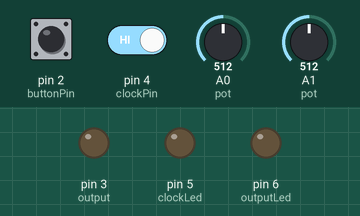
This sketch was run on a simulated Arduino Uno, built with avr-gcc and run on an emulated ATmega328P. On the bench: output pins drawn as LEDs (lit = HIGH). Dashed ring = blinking. The inputs (shaded band) are chosen by the test bench; at power-on: pin 2 (buttonPin) HIGH, A0 (pot) = 512, pin 4 (clockPin) HIGH, A1 (pot) = 512.

Above: at 1.2 s.
1.3 s: pin 2 (buttonPin) pulled LOW for 0.15 s
At 1.7 s:
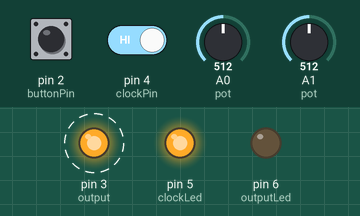
4.3 s: A0 (pot) set to 29
At 4.85 s:
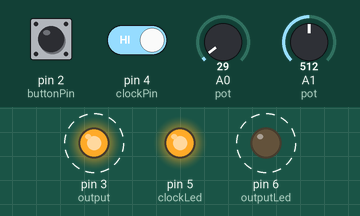
7.3 s: A0 (pot) set to 24
8.9 s: pin 4 (clockPin) driven LOW
At 9.05 s:
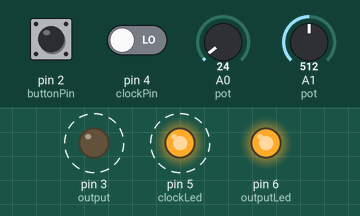
Timing chart, 0 to 12.9 s (numbered marks = the images above; inputs shaded):
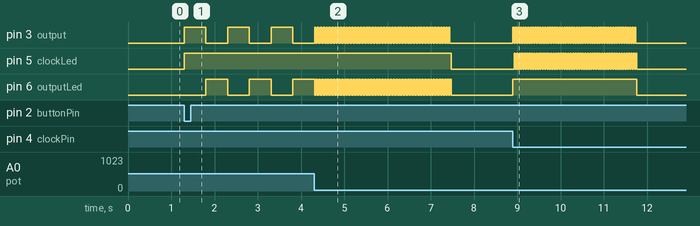

The sketch:

CENTIPEDES_FIRMWARE.ino.ino
```cpp
//CASEY HOLMES - HOLMES MODULAR - "CENTIPEDES" REV3 - 5/21/23

//constants
const int buttonPin = 2;                       //button pin
const int output = 3;                          //output transistor on pin 3
const int outputLed = 6;                       //red output LED
const int clockLed =  5;                       //green clock led
const int clockPin = 4;                        //clock input transistor pin
long debounce = 20;                            //debounce time no flicker

// Variables
int buttonVal = 0;                             //variable to store current state of the button, usable in interrupt
int buttonLast = 0;                            //variable to store last state of button
int clockState = 0;                            //variable to store current clock status
int buttonState = 0;                           //varable to store current state of button
bool isOn = true;                              //variable to store state of master duty clock cycle
long btnDnTime;                                //time button was pressed down
long btnUpTime;                                //time button was released
boolean ignoreUp = false;                      //weather ignore button release because press + hold was triggered
unsigned long loopspot = 0;                    //loops pot read variable
unsigned long speedpot =0;                     //speed pot read variable

void setup() {
pinMode(buttonPin, INPUT_PULLUP);              //initialize the pushbutton pin as an input with a internal pullup resistor
pinMode(output, OUTPUT);                       //initialize output transistor
pinMode(outputLed, OUTPUT);                    //initialize output LED as output
digitalWrite(outputLed, 0);                    //initialize output LED as off
pinMode(clockLed, OUTPUT);                     //initialize the LED pin as an output:
digitalWrite(clockLed, 0);                     //initialize cock LED as off
pinMode(clockPin, INPUT);                      //initialize clock pin as input
}

//function for button pressed (triggering a single centipede)
void shortpress() {                            //button was momentarily pressed
digitalWrite(outputLed, 1);                    //turn on LED green indicating button press.
digitalWrite(clockLed, 1);                     //turn on the other color LED
loopspot = map(analogRead(A1), 0, 1023, 100, 1);//read and map pot on A1 into loopspot variable
for (int b = 0; b < loopspot; b++) {           //run for loop for loopspot amount of times
    speedpot = map(analogRead(A0), 0, 1023, 5, 1000);//read and scale Analog 0 into speedpot
    digitalWrite(outputLed, 0);                //turn on output led
    digitalWrite(output, 1);                   //turn on output
    delay(speedpot);                           //wait here for length of speed pot variable
    digitalWrite(outputLed, 1);                //turn off the output LED
    digitalWrite(output, 0);                   //turn off the output
    delay(speedpot);                           //wait here for length of speed pot variable
    }
digitalWrite(outputLed, 0);                    //keep red output led off
digitalWrite(output, 0);                       //turn off the output
digitalWrite(clockLed, 0);                     //keep the red clock output led off
}

void loop() {
clockState = digitalRead(clockPin);                        //read the clock input pin
while(clockState){                                         //while the clock input that is held low is low..
  buttonVal = digitalRead(buttonPin);                      //read the pushbutton input pin:
  clockState = digitalRead(clockPin);                      //read the clock input pin

//button handler-----------------------------------------------------------------------------------------------------------------------------------------------------------------
if (buttonVal == LOW && buttonLast == HIGH && (millis() - btnUpTime) > long(debounce)) { //test for button press and store down time
   btnDnTime = millis();
   shortpress();         //this was enabled. it triggers cetipede when button is pressed
}
if (buttonVal == HIGH && buttonLast == LOW && (millis() - btnDnTime) > long(debounce)) {  //test for button release and store up time
   if (ignoreUp == false) {
      //shortpress();     //this was disabled. it triggers centipede when button is released
      } else {
      ignoreUp = false;
      btnDnTime = millis();
      }
}
//if (buttonVal == LOW && (millis() - btnDnTime) > long(holdTime)) {//test for button held longer than hold time                           ....disabled for now (easter egg removed)
  // buttonState = !buttonState;                                    //invert state of button variable, trigger master clock routine
   //ignoreUp = true;
   //btnDnTime = millis();
//}
buttonLast = buttonVal;                                    //update last button state memory for button handler routine

//clock input handler routine----------------------------------------------------------------------------------------------------------------------------------------------------
if (!clockState) {                                         //if clock input pin goes HIGH (clock has gone HIGH again)
    digitalWrite(outputLed, 1);                            //turn on green led for duration of cycle indicating trigger press
    digitalWrite(clockLed, 1);                             //Turn on red LED
    loopspot = map(analogRead(A1), 0, 1023, 100, 1);       //read and map pot on A1 into loopspot variable
    for (int i = 0; i < loopspot; i++) {                   //run for loop for loopspot amount of times
         speedpot = map(analogRead(A0), 0, 1023, 5, 1000); //read and map pot on A into speed pot variable
         digitalWrite(clockLed, 0);                        //turn on red clock output LED
         digitalWrite(output, 1);                          //turn on output
         delay(speedpot);                                  //wait here for length of speed pot variable
         digitalWrite(clockLed, 1);                        //turn off red clock output led
         digitalWrite(output, 0);                          //turn off output
         delay(speedpot);                                  //wait here for length of speed pot variable
         }
    }
}
digitalWrite(clockLed, 0);                                 //keep the red clock output led off when not in use
digitalWrite(output, 0);                                   //keep the output off when not in use
digitalWrite(outputLed, 0);                                //keep green output led off when not in use (placing these here turns everything off when not being used)
}
```

Measured:
- after the input at 1.3 s, pin 3 (output): alternates HIGH for 0.50 s and LOW for 0.50 s, starting at once; pin 5 (clockLed): LOW → HIGH at once; pin 6 (outputLed): alternates HIGH for 0.50 s and LOW for 0.50 s, starting after 0.50 s
- after the input at 4.3 s, pin 3 (output), pin 6 (outputLed): alternates HIGH for 0.03 s and LOW for 0.03 s, starting after 0.05 s
- after the input at 8.9 s, pin 3 (output), pin 5 (clockLed): alternates HIGH for 0.03 s and LOW for 0.03 s, 102 changes in all, then stays LOW, starting at once; pin 6 (outputLed): LOW → HIGH at once, → LOW 2.9 s later
